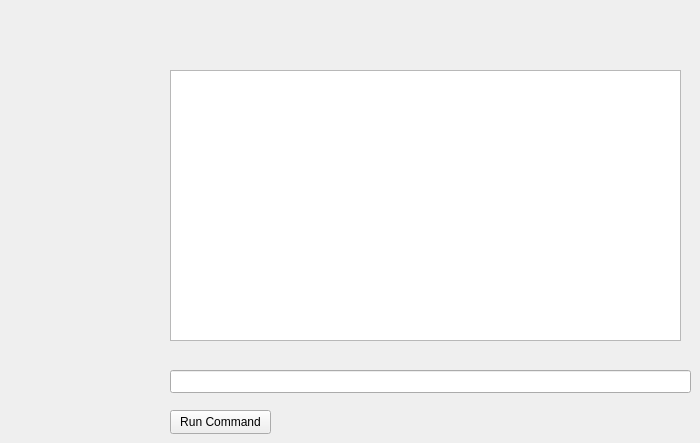
                   <widget class="QWidget" name="page_last">
                    <widget class="QPushButton" name="buttonRunCommand">
                     <property name="geometry">
                      <rect>
                       <x>170</x>
                       <y>410</y>
                       <width>101</width>
                       <height>24</height>
                      </rect>
                     </property>
                     <property name="text">
                      <string>Run Command</string>
                     </property>
                    </widget>
                    <widget class="QLineEdit" name="inputCommand">
                     <property name="geometry">
                      <rect>
                       <x>170</x>
                       <y>370</y>
                       <width>521</width>
                       <height>23</height>
                      </rect>
                     </property>
                     <property name="text">
                      <string/>
                     </property>
                    </widget>
                    <widget class="QPlainTextEdit" name="textOutputTestSSH_2">
                     <property name="geometry">
                      <rect>
                       <x>170</x>
                       <y>70</y>
                       <width>511</width>
                       <height>271</height>
                      </rect>
                     </property>
                     <property name="readOnly">
                      <bool>true</bool>
                     </property>
                    </widget>
                   </widget>
